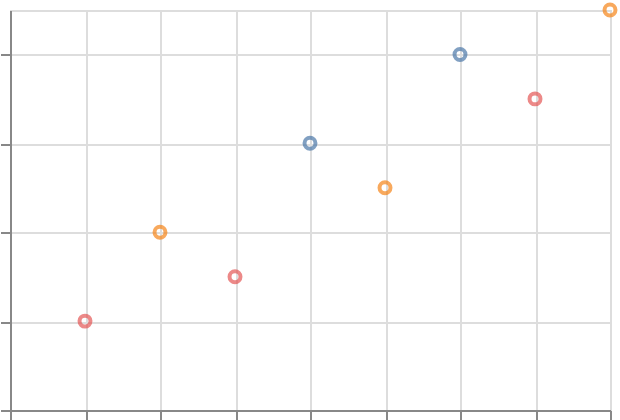

This figure's Vega-Lite source:
### Vega-Lite specification from a JSON file in a GitHub repository (floating-point values rounded to 4 significant figures)
{"$schema": "https://vega.github.io/schema/vega-lite/v6.json", "padding": 5, "autosize": "none", "width": 300, "height": 200, "data": {"name": "table", "values": [{"c": "A", "g": "p", "x": 1, "y": 2, "v": 5, "t": "2024-01-15", "o": {"v": 3}, "IMDB Rating": 6.1, "d": "x1"}, {"c": "B", "g": "q", "x": 2, "y": 4, "v": 9, "t": "2024-02-20", "o": {"v": 7}, "IMDB Rating": 7.4, "d": "x2"}, {"c": "A", "g": "q", "x": 3, "y": 3, "v": 2, "t": "2024-03-05", "o": {"v": 1}, "IMDB Rating": 5.2, "d": "x1"}, {"c": "C", "g": "p", "x": 4, "y": 6, "v": 7, "t": "2024-05-30", "o": {"v": 4}, "IMDB Rating": 8.8, "d": "x3"}, {"c": "B", "g": "p", "x": 5, "y": 5, "v": 4, "t": "2024-07-11", "o": {"v": 9}, "IMDB Rating": 6.9, "d": "x2"}, {"c": "C", "g": "q", "x": 6, "y": 8, "v": 6, "t": "2024-09-02", "o": {"v": 2}, "IMDB Rating": 7.7, "d": "x3"}, {"c": "A", "g": "p", "x": 7, "y": 7, "v": 8, "t": "2024-11-25", "o": {"v": 5}, "IMDB Rating": 4.4, "d": "x1"}, {"c": "B", "g": "q", "x": 8, "y": 9, "v": 3, "t": "2024-12-31", "o": {"v": 8}, "IMDB Rating": 9.1, "d": "x2"}]}, "mark": "point", "encoding": {"x": {"field": "x", "type": "quantitative"}, "y": {"field": "y", "type": "quantitative"}, "color": {"field": "c", "type": "nominal", "sort": "descending"}}}
